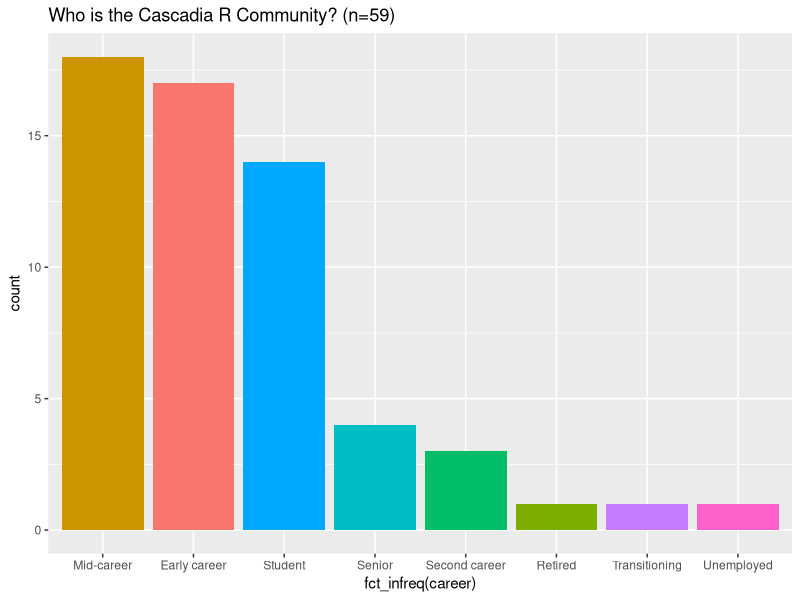
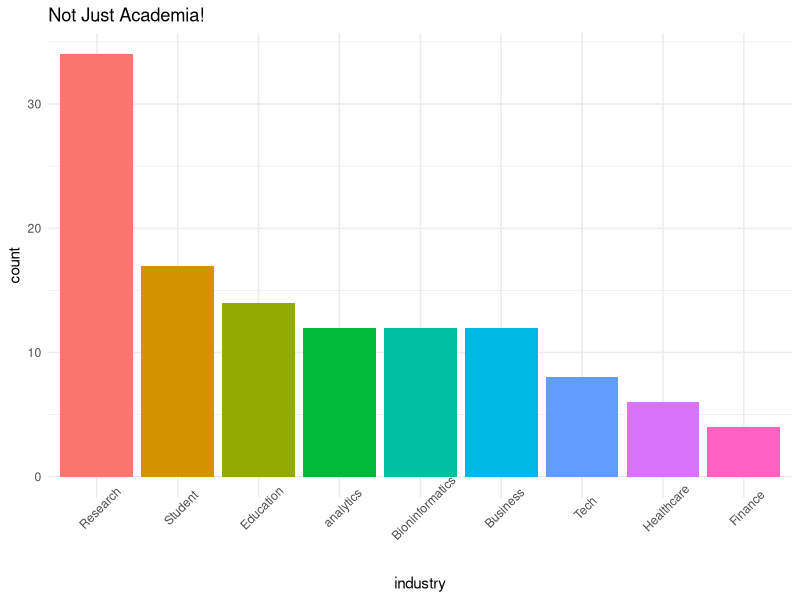
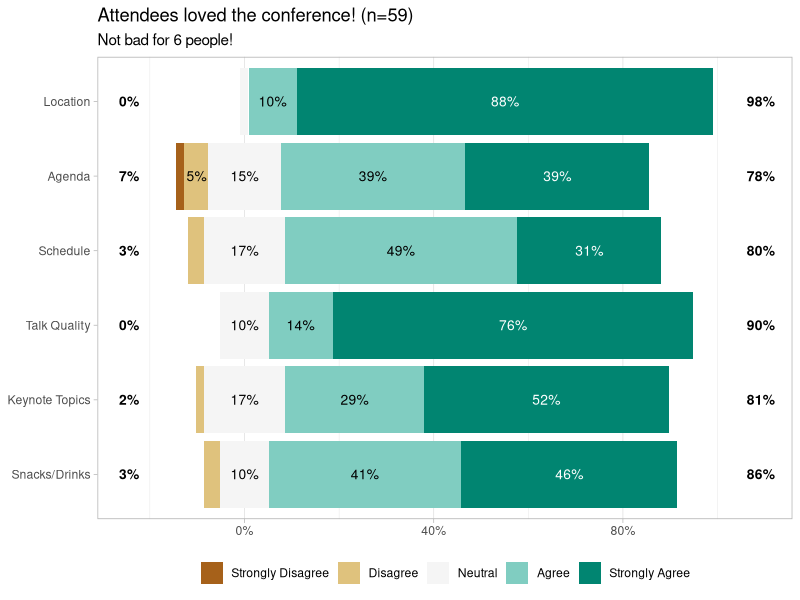
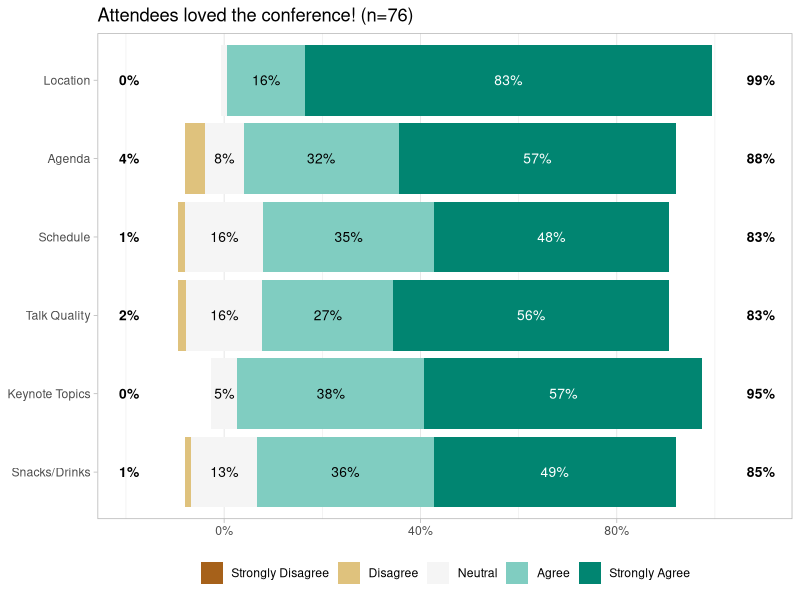
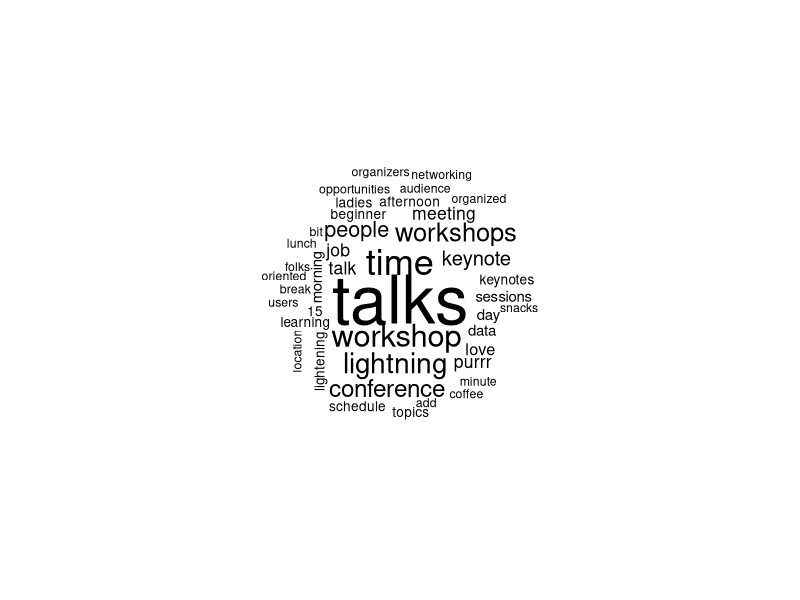
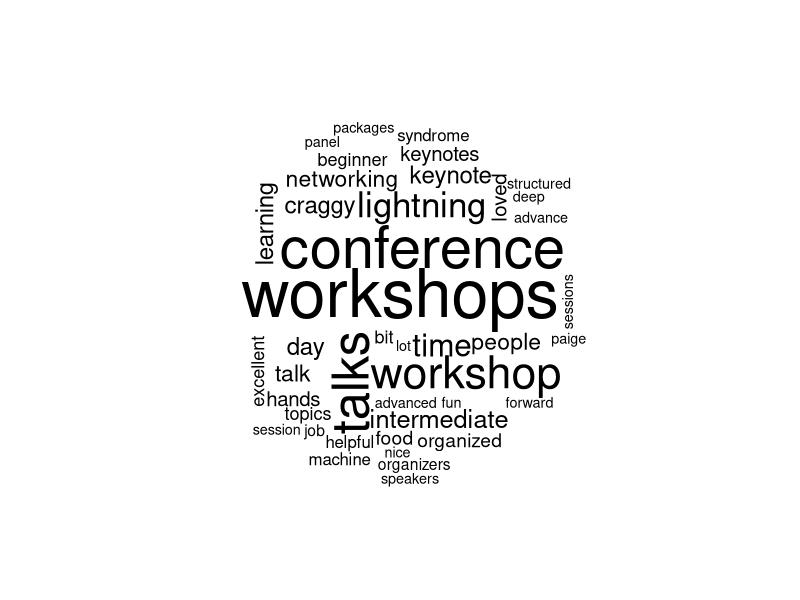

The R script that drew these images, in order:
## ---- chunk 1
library(tidyverse)
library(ggstats)
library(tidytext)
library(wordcloud)
responses <- read_csv("data/Cascadia R Conference Evaluation (Responses) 2017 - Form Responses 1.csv", na = "N/A")
responses2 <- read_csv("data/Cascadia R Conference Evaluation(Responses) - 2018 - Form Responses 1.csv", na="N/A")
## ---- chunk 2
responses |>
  dplyr::rename(career = `Where are you in your career?`) |>
  ggplot() + aes(x=fct_infreq(career), fill=career) + geom_bar() +
  theme(legend.position="none") + labs(title="Who is the Cascadia R Community? (n=59)", xlab="Career", ylab="number of people")

## ---- chunk 3
responses3 <- responses2 |> dplyr::select(contains("industry")) |> 
  dplyr::rename(industry=`Which industry are you in? Select the one that most closely relates to your work or interest`) |> 
  tidyr::separate_longer_delim(cols=industry, delim=" ") |> 
  mutate(industry=stringr::str_replace(industry,",","")) |> 
  dplyr::filter(industry!="/") |>
  dplyr::mutate(industry = fct_infreq(industry)) 

  
responses_count <- responses3 |> count(industry)  |>
  dplyr::filter(n > 1) 

responses3 |>
  dplyr::filter(industry %in% responses_count$industry) |>
  ggplot() + aes(x=industry, fill=industry) + geom_bar() +
    theme_minimal() +
  theme(legend.position = "none", axis.text.x = element_text(angle = 45)) +
  labs(title="Not Just Academia!")

## ---- chunk 4
#! warning: false

levs=c(`1`="Strongly Disagree", `2`="Disagree", `3`="Neutral", `4`="Agree", `5`="Strongly Agree")

responses_likert <- responses |>
  select(contains("Main")) |>
  mutate(across(everything(), as.factor)) |>
  mutate(id=row_number()) |>
  tidyr::pivot_longer(cols=-id, names_to = "category", values_to = "likert") |>
  mutate(likert=fct_recode(likert, "Strongly Disagree"="1", "Disagree"="2", "Neutral"="3", "Agree"="4", "Strongly Agree"="5")) |>
  mutate(likert=ordered(likert)) |>
  mutate(likert = fct_rev(likert)) |>
  pivot_wider(id_cols = id, names_from=category, values_from = likert) |>
  select(-id) |>
  mutate(across(everything(), ~ factor(.x, levels = levs)))
  
colnames(responses_likert) <- c("Registration", "Location", "Wi-Fi","Agenda","Schedule", "Snacks/Drinks", "Talk Quality", "Keynote Topics")  


responses_likert <- responses_likert |> select(any_of(c( "Location", "Agenda","Schedule", "Talk Quality", "Keynote Topics", "Snacks/Drinks")))

#responses_likert <- janitor::clean_names(responses_likert)
responses_likert <- responses_likert <- as.data.frame(responses_likert)

ggstats::gglikert(responses_likert) + labs(title="Attendees loved the conference! (n=59)", subtitle = "Not bad for 6 people!")

#all_likert <- likert::likert(responses_likert)

#plot(all_likert, main="Responses were very positive!")

## ---- chunk 5
#! warning: false

levs=c(`1`="Strongly Disagree", `2`="Disagree", `3`="Neutral", `4`="Agree", `5`="Strongly Agree")

responses_likert <- responses2 |>
  select(contains("Main")) |>
  mutate(across(everything(), as.factor)) |>
  mutate(id=row_number()) |>
  tidyr::pivot_longer(cols=-id, names_to = "category", values_to = "likert") |>
  mutate(likert=fct_recode(likert, "Strongly Disagree"="1", "Disagree"="2", "Neutral"="3", "Agree"="4", "Strongly Agree"="5")) |>
  mutate(likert=ordered(likert)) |>
  mutate(likert = fct_rev(likert)) |>
  pivot_wider(id_cols = id, names_from=category, values_from = likert) |>
  select(-id) |>
  mutate(across(everything(), ~ factor(.x, levels = levs)))
  
colnames(responses_likert) <- c("Registration", "Location", "Wi-Fi","Agenda","Schedule", "Snacks/Drinks", "Talk Quality", "Keynote Topics")  


responses_likert <- responses_likert |> select(any_of(c( "Location", "Agenda","Schedule", "Talk Quality", "Keynote Topics", "Snacks/Drinks")))

#responses_likert <- janitor::clean_names(responses_likert)
responses_likert <- responses_likert <- as.data.frame(responses_likert)

ggstats::gglikert(responses_likert) + labs(title="Attendees loved the conference! (n=76)")

#all_likert <- likert::likert(responses_likert)

#plot(all_likert, main="Responses were very positive!")

## ---- chunk 6
text_frame <- responses |> select(contains("what") | contains("additional")) |>
  rename(favorite=`What were your favorite parts of the conference?`, improve=`What would you change or improve about the conference?`, etc=`Please add additional comments on the overall conference organization.`) |>
  pivot_longer(everything(), names_to = "question", values_to = "answers") |>
  #mutate(answers=str_replace(pattern = "workshop^", "workshops", answers)) |>
  unnest_tokens("word", "answers") |>
  anti_join(stop_words)

tf_counts <- text_frame |> count(word, sort=TRUE)

wordcloud(tf_counts$word, tf_counts$n, 
          min.freq=3, random.order=FALSE)

## ---- chunk 7
text_frame <- responses2 |> select(contains("what") | contains("additional")) |>
  rename(favorite=`What were your favorite parts of the conference?`, improve=`What would you change or improve about the conference?`, etc=`Please add additional comments on your overall conference experience.`) |>
  pivot_longer(everything(), names_to = "question", values_to = "answers") |>
  #mutate(answers=str_replace(pattern = "workshop^", "workshops", answers)) |>
  unnest_tokens("word", "answers") |>
  anti_join(stop_words)

tf_counts <- text_frame |> count(word, sort=TRUE)

wordcloud(tf_counts$word, tf_counts$n, 
          min.freq=5, random.order=FALSE,colors = TRUE)
